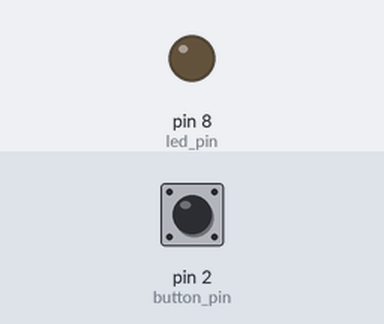
A sketch run on a simulated Arduino Uno, built with avr-gcc and run on an emulated ATmega328P. On the bench: output pins drawn as LEDs (lit = HIGH). Inputs (shaded band) come from the test bench; at power-on: pin 2 (button_pin) LOW.

Above: at 1.2 s.
1.3 s: pin 2 (button_pin) pulled HIGH for 0.15 s
At 1.37 s:
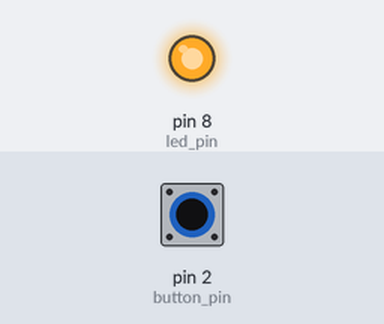
2.9 s: pin 2 (button_pin) pulled HIGH for 3.2 s
At 6.9 s:
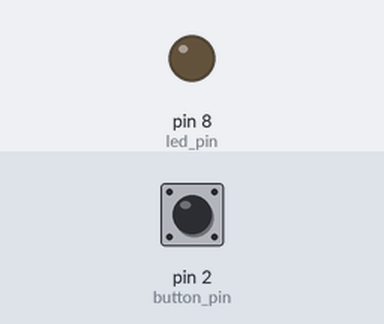
Timing chart, 0 to 8.4 s (numbered marks = the images above; inputs shaded):
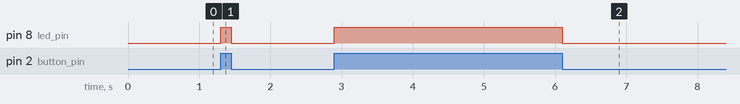

The sketch:

led-pushbutton.ino
```cpp
int button_pin = 2;
int led_pin = 8;
int on_off = 0;
void setup()
{
  pinMode(button_pin, INPUT);
  pinMode(led_pin, OUTPUT);
}

void loop()
{
  on_off = digitalRead(button_pin);
  digitalWrite(led_pin, on_off);
}
```

Measured:
- after the input at 1.3 s, pin 8 (led_pin): LOW → HIGH at once, → LOW 0.15 s later
- after the input at 2.9 s, pin 8 (led_pin): LOW → HIGH at once, → LOW 3.2 s later
